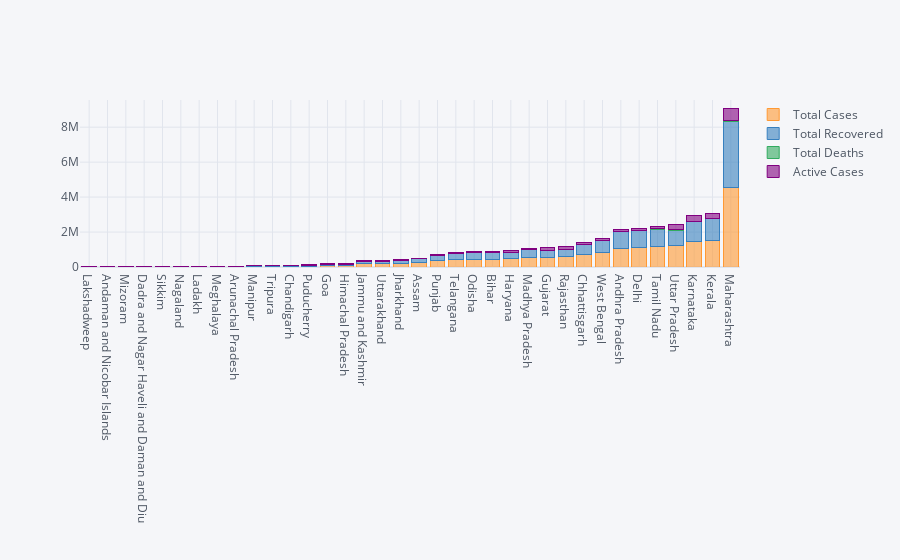

Source (notebook cell):
### Code cell
resbyloc.mean().sort_values(by="Total Cases").iplot(kind="bar",barmode="stack")

### Figure 1 — Plotly figure (JSON) as saved in the notebook; plotly's stock layout.template omitted (floating-point values rounded to 4 significant figures)
{"data": [{"marker": {"color": "rgba(255, 153, 51, 0.6)", "line": {"color": "rgba(255, 153, 51, 1.0)", "width": 1}}, "name": "Total Cases", "orientation": "v", "text": "", "type": "bar", "x": ["Lakshadweep", "Andaman and Nicobar Islands", "Mizoram", "Dadra and Nagar Haveli and Daman and Diu", "Sikkim", "Nagaland", "Ladakh", "Meghalaya", "Arunachal Pradesh", "Manipur", "Tripura", "Chandigarh", "Puducherry", "Goa", "Himachal Pradesh", "Jammu and Kashmir", "Uttarakhand", "Jharkhand", "Assam", "Punjab", "Telangana", "Odisha", "Bihar", "Haryana", "Madhya Pradesh", "Gujarat", "Rajasthan", "Chhattisgarh", "West Bengal", "Andhra Pradesh", "Delhi", "Tamil Nadu", "Uttar Pradesh", "Karnataka", "Kerala", "Maharashtra"], "y": [2504, 5816, 5879, 7378, 7577, 13569, 13758, 16617, 18063, 31001, 35025, 41923, 57427, 88028, 93889, 172551, 174867, 221489, 246847, 358186, 427960, 435513, 454464, 460198, 538165, 553172, 580846, 697902, 810955, 1084336, 1098051, 1148064, 1217952, 1474846, 1533985, 4539553]}, {"marker": {"color": "rgba(55, 128, 191, 0.6)", "line": {"color": "rgba(55, 128, 191, 1.0)", "width": 1}}, "name": "Total Recovered", "orientation": "v", "text": "", "type": "bar", "x": ["Lakshadweep", "Andaman and Nicobar Islands", "Mizoram", "Dadra and Nagar Haveli and Daman and Diu", "Sikkim", "Nagaland", "Ladakh", "Meghalaya", "Arunachal Pradesh", "Manipur", "Tripura", "Chandigarh", "Puducherry", "Goa", "Himachal Pradesh", "Jammu and Kashmir", "Uttarakhand", "Jharkhand", "Assam", "Punjab", "Telangana", "Odisha", "Bihar", "Haryana", "Madhya Pradesh", "Gujarat", "Rajasthan", "Chhattisgarh", "West Bengal", "Andhra Pradesh", "Delhi", "Tamil Nadu", "Uttar Pradesh", "Karnataka", "Kerala", "Maharashtra"], "y": [1329, 5606, 4857, 5151, 6154, 12183, 11937, 14917, 17038, 29376, 33505, 34806, 47645, 65984, 76335, 144154, 120350, 164278, 222397, 295988, 349692, 380400, 351162, 367317, 439968, 408368, 407243, 570995, 689466, 962250, 982922, 1021575, 896477, 1110025, 1244301, 3799266]}, {"marker": {"color": "rgba(50, 171, 96, 0.6)", "line": {"color": "rgba(50, 171, 96, 1.0)", "width": 1}}, "name": "Total Deaths", "orientation": "v", "text": "", "type": "bar", "x": ["Lakshadweep", "Andaman and Nicobar Islands", "Mizoram", "Dadra and Nagar Haveli and Daman and Diu", "Sikkim", "Nagaland", "Ladakh", "Meghalaya", "Arunachal Pradesh", "Manipur", "Tripura", "Chandigarh", "Puducherry", "Goa", "Himachal Pradesh", "Jammu and Kashmir", "Uttarakhand", "Jharkhand", "Assam", "Punjab", "Telangana", "Odisha", "Bihar", "Haryana", "Madhya Pradesh", "Gujarat", "Rajasthan", "Chhattisgarh", "West Bengal", "Andhra Pradesh", "Delhi", "Tamil Nadu", "Uttar Pradesh", "Karnataka", "Kerala", "Maharashtra"], "y": [1, 67, 13, 4, 143, 100, 139, 169, 58, 395, 393, 465, 793, 1146, 1407, 2253, 2502, 2395, 1255, 8772, 2208, 2082, 2480, 4021, 5424, 7010, 4084, 8061, 11248, 7928, 15377, 13933, 12238, 15306, 5260, 67985]}, {"marker": {"color": "rgba(128, 0, 128, 0.6)", "line": {"color": "rgba(128, 0, 128, 1.0)", "width": 1}}, "name": "Active Cases", "orientation": "v", "text": "", "type": "bar", "x": ["Lakshadweep", "Andaman and Nicobar Islands", "Mizoram", "Dadra and Nagar Haveli and Daman and Diu", "Sikkim", "Nagaland", "Ladakh", "Meghalaya", "Arunachal Pradesh", "Manipur", "Tripura", "Chandigarh", "Puducherry", "Goa", "Himachal Pradesh", "Jammu and Kashmir", "Uttarakhand", "Jharkhand", "Assam", "Punjab", "Telangana", "Odisha", "Bihar", "Haryana", "Madhya Pradesh", "Gujarat", "Rajasthan", "Chhattisgarh", "West Bengal", "Andhra Pradesh", "Delhi", "Tamil Nadu", "Uttar Pradesh", "Karnataka", "Kerala", "Maharashtra"], "y": [1167, 143, 1009, 2192, 1106, 952, 1682, 1531, 967, 1230, 1104, 6652, 8989, 20898, 16098, 26144, 48318, 54816, 21848, 53426, 76060, 53031, 100821, 88860, 92773, 137794, 169519, 118846, 110241, 114158, 99752, 112556, 309237, 349496, 284085, 670301]}], "layout": {"barmode": "stack", "legend": {"bgcolor": "#F5F6F9", "font": {"color": "#4D5663"}, "traceorder": "normal"}, "paper_bgcolor": "#F5F6F9", "plot_bgcolor": "#F5F6F9", "title": {"font": {"color": "#4D5663"}}, "xaxis": {"gridcolor": "#E1E5ED", "showgrid": true, "tickfont": {"color": "#4D5663"}, "title": {"font": {"color": "#4D5663"}, "text": ""}, "zerolinecolor": "#E1E5ED"}, "yaxis": {"gridcolor": "#E1E5ED", "showgrid": true, "tickfont": {"color": "#4D5663"}, "title": {"font": {"color": "#4D5663"}, "text": ""}, "zerolinecolor": "#E1E5ED"}}}
